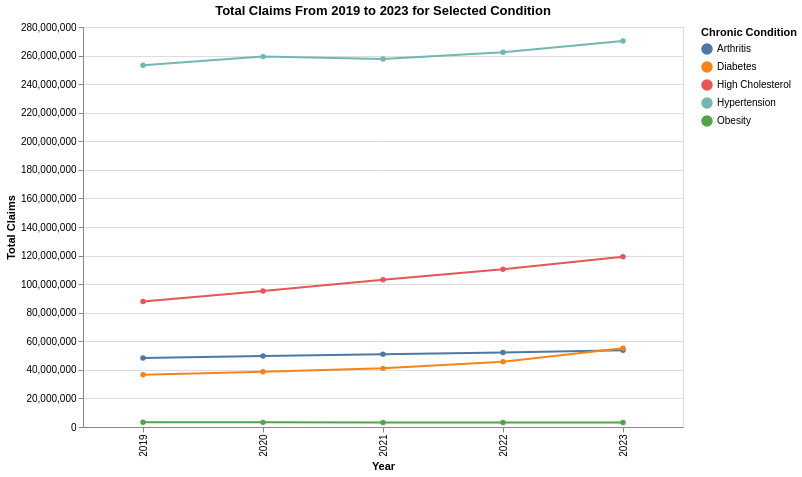

Write notebook code for a chart like this one.
### Code cell
import pandas as pd
import altair as alt

df = pd.read_csv("medicare_with_conditions.csv")

conditions = ["Hypertension", "High Cholesterol", "Diabetes", "Obesity", "Arthritis"]

conditions_df = df[df['Disease_Category'].isin(conditions)]

sum_df = conditions_df.groupby(
    ["Disease_Category", "Year"], as_index=False
)["Tot_Clms"].sum()

input_dropdown = alt.binding_select(
    options=[None] + conditions,
    labels=["All"] + conditions,
    name="Chronic Condition: "
)

selection = alt.selection_point(
    fields=["Disease_Category"],
    bind=input_dropdown,
    empty=True   # <-- critical fix
)

chart = (
    alt.Chart(sum_df)
    .mark_line(point=True)
    .encode(
        x=alt.X("Year:N"),
        y=alt.Y("Tot_Clms:Q", title="Total Claims"),
        color=alt.Color(
            "Disease_Category:N",
            legend=alt.Legend(title="Chronic Condition")
        ),
        tooltip=[
            alt.Tooltip("Disease_Category:N", title="Condition"),
            alt.Tooltip("Year:N"),
            alt.Tooltip("Tot_Clms:Q", title="Total Claims")
        ]
    )
    .add_params(selection)
    .transform_filter(selection)
    .properties(
        width=600,
        height=400,
        title="Total Claims From 2019 to 2023 for Selected Condition"
    )
)

chart

### Figure 1 — Vega-Lite specification as saved in the notebook (floating-point values rounded to 4 significant figures)
{"config": {"view": {"continuousWidth": 300, "continuousHeight": 300}}, "data": {"name": "data-f49e6459545156644b1a5cf280af2468"}, "mark": {"type": "line", "point": true}, "encoding": {"color": {"field": "Disease_Category", "legend": {"title": "Chronic Condition"}, "type": "nominal"}, "tooltip": [{"field": "Disease_Category", "title": "Condition", "type": "nominal"}, {"field": "Year", "type": "nominal"}, {"field": "Tot_Clms", "title": "Total Claims", "type": "quantitative"}], "x": {"field": "Year", "type": "nominal"}, "y": {"field": "Tot_Clms", "title": "Total Claims", "type": "quantitative"}}, "height": 400, "params": [{"name": "param_1", "select": {"type": "point", "fields": ["Disease_Category"]}, "bind": {"input": "select", "options": [null, "Hypertension", "High Cholesterol", "Diabetes", "Obesity", "Arthritis"], "labels": ["All", "Hypertension", "High Cholesterol", "Diabetes", "Obesity", "Arthritis"], "name": "Chronic Condition: "}}], "title": "Total Claims From 2019 to 2023 for Selected Condition", "transform": [{"filter": {"param": "param_1", "empty": true}}], "width": 600, "$schema": "https://vega.github.io/schema/vega-lite/v5.20.1.json", "datasets": {"data-f49e6459545156644b1a5cf280af2468": [{"Disease_Category": "Arthritis", "Year": 2019, "Tot_Clms": 48340000.0}, {"Disease_Category": "Arthritis", "Year": 2020, "Tot_Clms": 49760000.0}, {"Disease_Category": "Arthritis", "Year": 2021, "Tot_Clms": 51010000.0}, {"Disease_Category": "Arthritis", "Year": 2022, "Tot_Clms": 52180000.0}, {"Disease_Category": "Arthritis", "Year": 2023, "Tot_Clms": 53790000.0}, {"Disease_Category": "Diabetes", "Year": 2019, "Tot_Clms": 36570000.0}, {"Disease_Category": "Diabetes", "Year": 2020, "Tot_Clms": 38690000.0}, {"Disease_Category": "Diabetes", "Year": 2021, "Tot_Clms": 41040000.0}, {"Disease_Category": "Diabetes", "Year": 2022, "Tot_Clms": 45630000.0}, {"Disease_Category": "Diabetes", "Year": 2023, "Tot_Clms": 55170000.0}, {"Disease_Category": "High Cholesterol", "Year": 2019, "Tot_Clms": 87850000.0}, {"Disease_Category": "High Cholesterol", "Year": 2020, "Tot_Clms": 95240000.0}, {"Disease_Category": "High Cholesterol", "Year": 2021, "Tot_Clms": 103100000.0}, {"Disease_Category": "High Cholesterol", "Year": 2022, "Tot_Clms": 110500000.0}, {"Disease_Category": "High Cholesterol", "Year": 2023, "Tot_Clms": 119200000.0}, {"Disease_Category": "Hypertension", "Year": 2019, "Tot_Clms": 253200000.0}, {"Disease_Category": "Hypertension", "Year": 2020, "Tot_Clms": 259300000.0}, {"Disease_Category": "Hypertension", "Year": 2021, "Tot_Clms": 257600000.0}, {"Disease_Category": "Hypertension", "Year": 2022, "Tot_Clms": 262400000.0}, {"Disease_Category": "Hypertension", "Year": 2023, "Tot_Clms": 270200000.0}, {"Disease_Category": "Obesity", "Year": 2019, "Tot_Clms": 3247000.0}, {"Disease_Category": "Obesity", "Year": 2020, "Tot_Clms": 3239000.0}, {"Disease_Category": "Obesity", "Year": 2021, "Tot_Clms": 3176000.0}, {"Disease_Category": "Obesity", "Year": 2022, "Tot_Clms": 3169000.0}, {"Disease_Category": "Obesity", "Year": 2023, "Tot_Clms": 3207000.0}]}}
